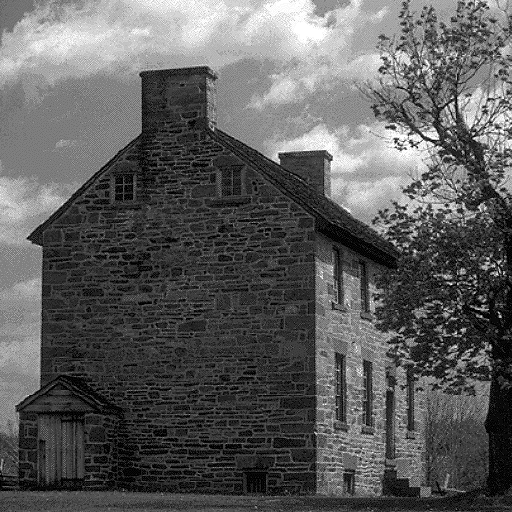
#> input picture trab0/img/house.png, 512 x 512 px
$ python ex3.py
#> lines starting #> are read from the running program, lines starting #| are printed output that depends on the picture; after the words box and inside, x2 and y2 are one past the last pixel; in counts of white or black regions, pixels touching at a corner belong together
import cv2

# Loads the image in grayscale
def load_image_grayscale() :
    img_path = "img/house.png"
    return cv2.imread(img_path, 0)
#> returned value is the input picture: shape (512, 512); min 0, max 255, mean 92.9

def display_image(img, img_title):
    # Converts to unsigned 8 bit int
    abs_img = cv2.convertScaleAbs(img)
    cv2.imshow(img_title, abs_img)

def end_program():
    # Cleans images
    cv2.waitKey(0)
    cv2.destroyAllWindows()

img = load_image_grayscale()

# First, let us print the image without any kind of modification
display_image(img, 'Grayscale Image')

# We want to get the bit plane slicing of the image
bit_map = 0b00000001

for i in range(8):
    # We will shift our bit map every iteration to get the ith bit plane slicing of the image
    shifted_bitmap = bit_map << i

    # A AND operator with our bit_map will give us the slice we want
    transformed_image = img & shifted_bitmap

    # We convert anything that is not zero to 255 (black)
    transformed_image[transformed_image > 0] = 255
    display_image(transformed_image, f'{i}th bit plane')
#> this loop made 8 passes
#> pass 1, `transformed_image = img & shifted_bitmap`:
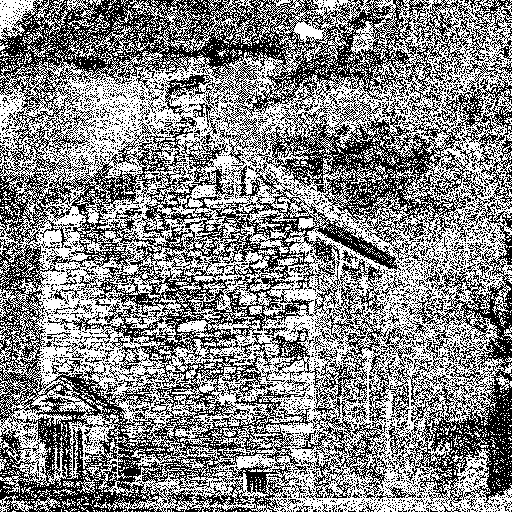
#> transformed_image: shape (512, 512); values 0 (black) and 1 (white), 53.1% white; black in thin lines or dots
#> pass 2, `transformed_image = img & shifted_bitmap`:
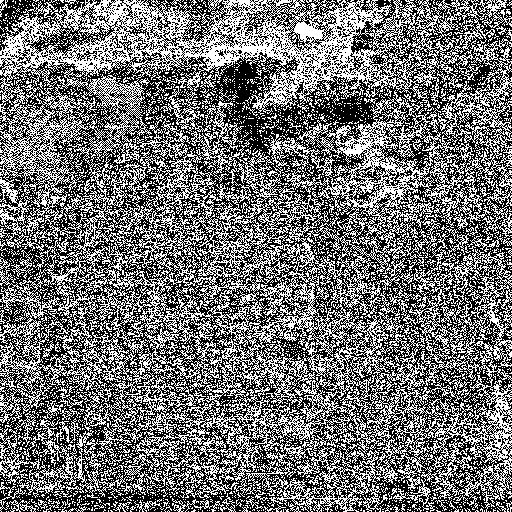
#> transformed_image: shape (512, 512); values 0 (black) and 2 (white), 44.7% white in thin lines or dots
#> after the loop:
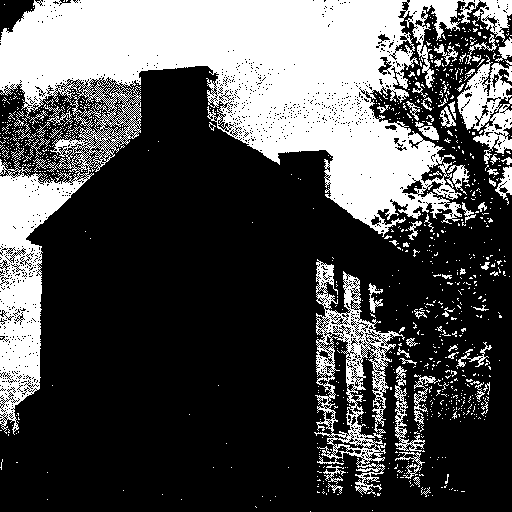
#> transformed_image: shape (512, 512); 31.2% white; 945 white regions (874 under 20 px), largest, box (x1, y1, x2, y2) and area: (0, 0, 512, 435) 65094, (314, 259, 405, 495) 5896, (457, 55, 512, 164) 2816

end_program()

$ run again, with trab0/img/baboon.png copied over trab0/img/house.png
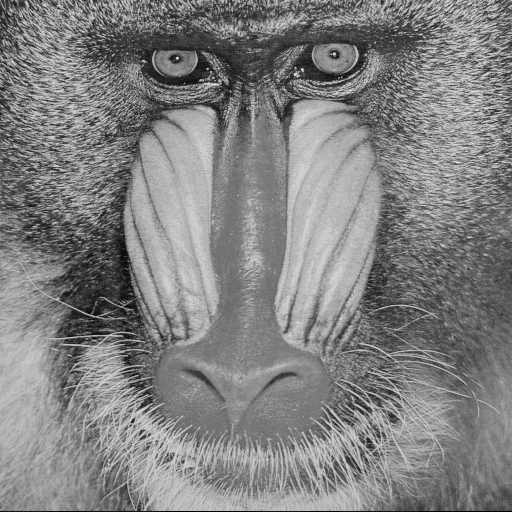
#> input picture trab0/img/baboon.png, 512 x 512 px
#> in load_image_grayscale, returned value is the input picture: shape (512, 512); min 0, max 230, mean 129.1
#> the loop `for i in range(8):` made 8 passes
#> pass 1, `transformed_image = img & shifted_bitmap`:
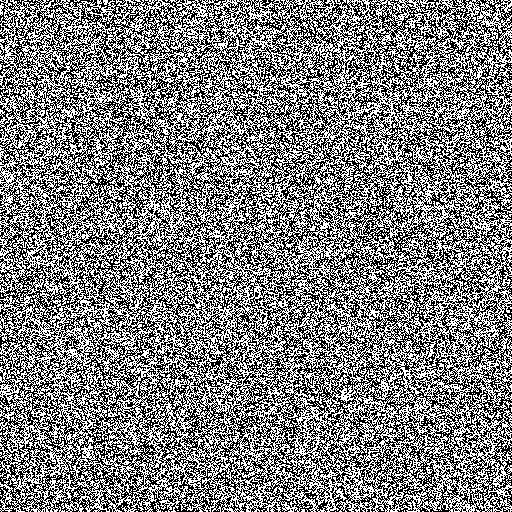
#> transformed_image: shape (512, 512); values 0 (black) and 1 (white), 50.1% white; black in thin lines or dots
#> after the loop `for i in range(8):`:
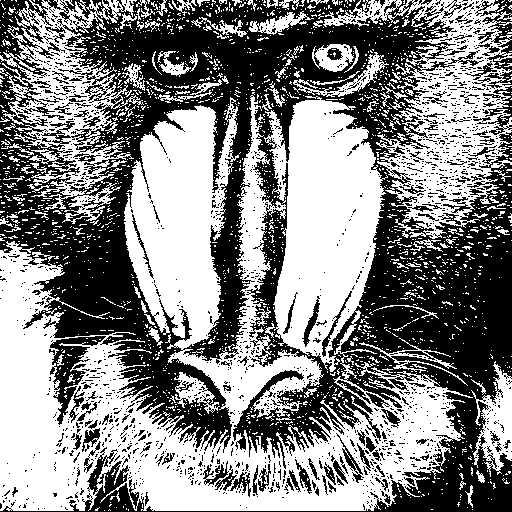
#> transformed_image: shape (512, 512); 52.2% white; 1805 black regions (1663 under 20 px), largest, box (x1, y1, x2, y2) and area: (0, 0, 512, 512) 108582, (49, 336, 106, 425) 1622, (475, 0, 512, 71) 903

$ run again, with trab0/img/peppers.png copied over trab0/img/house.png
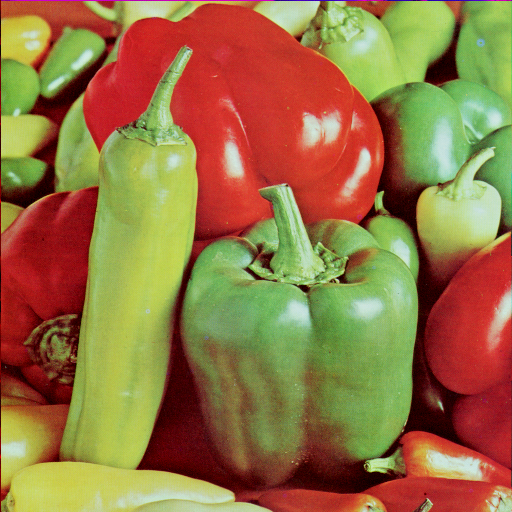
#> input picture trab0/img/peppers.png, 512 x 512 px
#> the loop `for i in range(8):` made 8 passes
#> pass 1, `transformed_image = img & shifted_bitmap`:
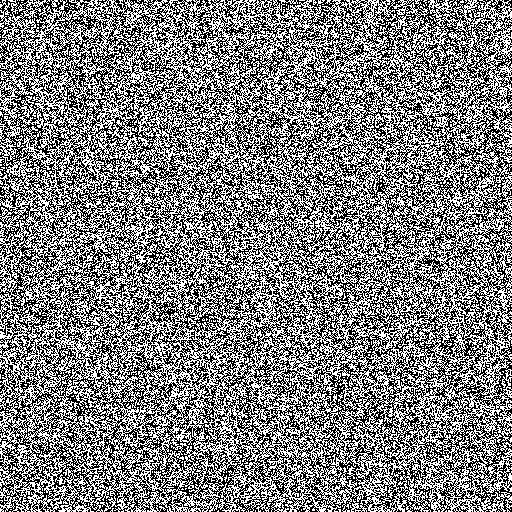
#> transformed_image: shape (512, 512); values 0 (black) and 1 (white), 49.9% white in thin lines or dots
#> after the loop `for i in range(8):`:
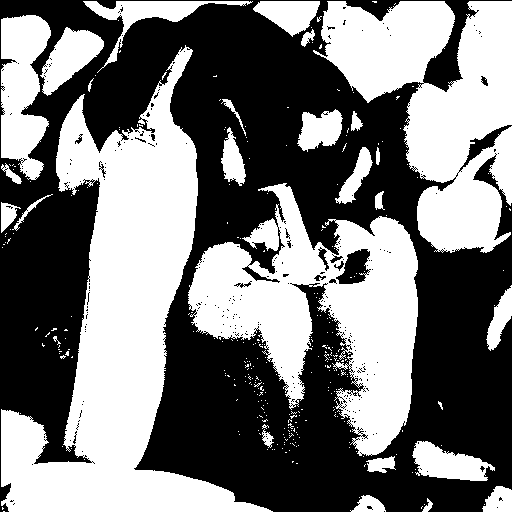
#> transformed_image: shape (512, 512); 47.3% white; 311 white regions (283 under 20 px), largest, box (x1, y1, x2, y2) and area: (1, 45, 273, 512) 46132, (188, 183, 418, 456) 29364, (313, 1, 512, 253) 27704
